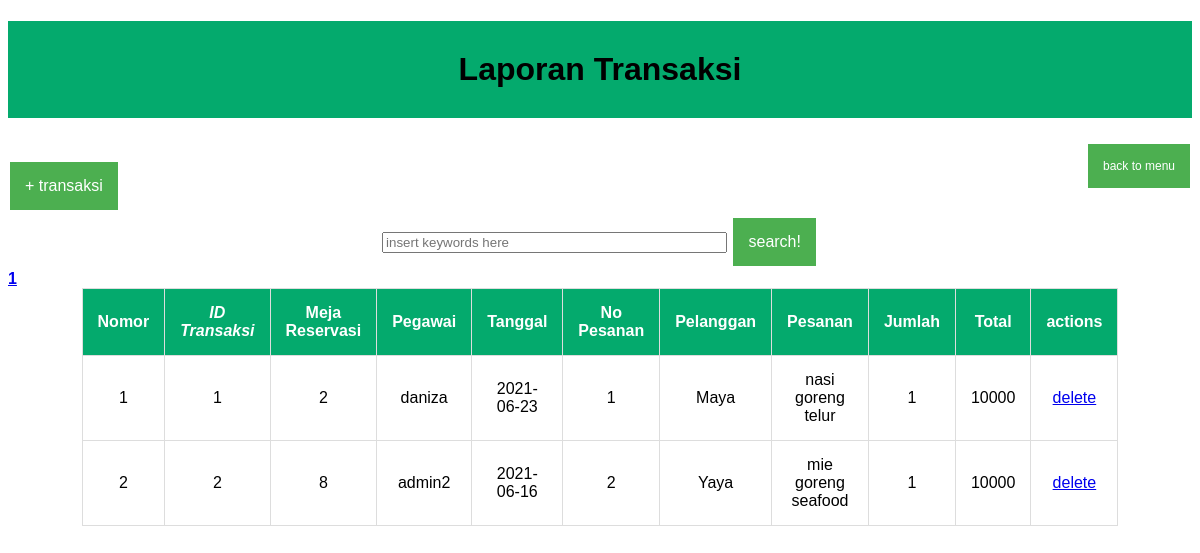
The page /transaksi.php (signed in) on the database its author committed.
### tables this page shows
CREATE TABLE `transaksi` (
  `id_transaksi` int(10) NOT NULL,
  `id_reservasi` int(10) NOT NULL,
  `id_user` int(10) NOT NULL,
  `tanggal` date NOT NULL,
  `no_pesanan` int(20) NOT NULL,
  `id_customer` int(10) NOT NULL,
  `id_menu` int(10) NOT NULL,
  `jumlah` int(20) NOT NULL,
  `total` int(20) NOT NULL
);

CREATE TABLE `reservasi` (
  `id_reservasi` int(10) NOT NULL,
  `no_meja` int(10) NOT NULL
);

CREATE TABLE `user` (
  `id_user` int(10) NOT NULL,
  `username` varchar(20) NOT NULL,
  `password` varchar(250) NOT NULL,
  `jabatan` varchar(20) NOT NULL
);

CREATE TABLE `customer` (
  `id_customer` int(10) NOT NULL,
  `nama_customer` varchar(20) NOT NULL,
  `no_hp` int(20) NOT NULL,
  `no_pesanan` int(20) NOT NULL
);

CREATE TABLE `menu` (
  `id_menu` int(10) NOT NULL,
  `kategori_menu` varchar(20) NOT NULL,
  `nama_menu` varchar(20) NOT NULL,
  `image` varchar(100) NOT NULL,
  `harga` int(20) NOT NULL
);

### functions.php (called while the page is built, shortened)
<?php
$conn = mysqli_connect("localhost","root", "","sirestoran");
function query($query) {
  global $conn;
  $result = mysqli_query($conn, $query);
  $rows = [];
  while ($row = mysqli_fetch_assoc($result)) {
    $rows[] = $row;
  }
  return $rows;
}
?>

### transaksi.php (the view, shortened to what this page needs)
<?php
require 'functions.php';
$jumlahdataperhalaman = 5;
$jumlahdata = count(query("SELECT * FROM transaksi"));
$jumlahhalaman = ceil($jumlahdata / $jumlahdataperhalaman);
$halamanaktif = (isset ($_GET["halaman"]) ) ? $_GET["halaman"] : 1 ;
$awaldata = ($jumlahdataperhalaman * $halamanaktif ) - $jumlahdataperhalaman;
$transaksi = query("SELECT * FROM transaksi
                            INNER JOIN reservasi ON transaksi.id_reservasi = reservasi.id_reservasi
                            INNER JOIN user ON transaksi.id_user = user.id_user
                            INNER JOIN customer ON transaksi.no_pesanan = customer.no_pesanan
                            INNER JOIN menu ON transaksi.id_menu = menu.id_menu
                            ORDER BY id_transaksi ASC LIMIT $awaldata, $jumlahdataperhalaman
                            ");
?>
<!DOCTYPE html>
<html lang="en">
<head>
    <link rel="stylesheet" href="style-home.css">
    <link rel="stylesheet" href="read.css">
</head>
<body>
<div class="container3">
<h1>Laporan Transaksi</h1>
    <a  href="home.html" class ="button1"> back to menu </a><br>
    <a href="tambahtran.php" class ="button"> + transaksi </a><br>
    <form align="center" action="" method="post">
        <input type="text" class="input"  name="keywordtransaksi" size="40" autofocus placeholder="insert keywords here" autocomplete="off">
        <button type="submit" class="button" name="searchtransaksi">search!</button>
        <br>
    </form>
    <?php for($i=1; $i<=$jumlahhalaman; $i++) : ?>
        <?php if($i == $halamanaktif) : ?>
            <a href="?halaman= <?= $i;  ?>" style="font-weight :bold;
            "> <?= $i; ?> </a>
        <?php else : ?>
            <a href="?halaman= <?= $i;  ?>"> <?= $i; ?> </a>
        <?php endif; ?>
    <?php endfor; ?>
    <table align="center" border="1" >
    <tr>
        <th>Nomor</th>
        <th><i>ID Transaksi</i></th>
        <th>Meja Reservasi</th>
        <th> Pegawai</th>
        <th> Tanggal</th>
        <th> No Pesanan</th>
        <th> Pelanggan </th>
        <th> Pesanan</th>
        <th> Jumlah</th>
        <th> Total</th>
        <th>actions</th>
    </tr>
    <?php $i = 1; ?>
    <?php foreach($transaksi as $data) : ?>
    <tr>
    <td> <?= $i; ?></td>
    <td><?= $data["id_transaksi"] ?></td>
    <td><?= $data["no_meja"] ?> </td>
    <td><?= $data["username"] ?> </td>
    <td><?= $data["tanggal"] ?> </td>
    <td><?= $data["no_pesanan"] ?> </td>
    <td><?= $data["nama_customer"] ?> </td>
    <td><?= $data["nama_menu"] ?> </td>
    <td><?= $data["jumlah"] ?> </td>
    <td><?= $data["total"] ?> </td>
    <td>
        <a href="hapustrans.php?id_transaksi=<?= $data["id_transaksi"]; ?>"onclick="return confirm('apakan anda yakin akan menghapus data?');">delete </a>
    </td>
    </tr>
    <?php $i++; ?>
        <?php endforeach; ?>
    </table>
</body>
<footer>
<br><br><br><br>
</footer>
</html>

### style-home.css (style rules this page uses)
body { font-family: 'Arial'; color: #000; }
.container3 h1 { background-color: #04AA6D; text-align: center; padding: 30px; font-family : Arial; }
.button { background-color: #4CAF50; border: none; color: white; padding: 15px 15px; text-align: center; text-decoration: none; display: inline-block; font-size: 12px; margin: 4px 2px; cursor: pointer; }
table, td, th { border: 1px solid #ddd; text-align: left; }
table { border-collapse: collapse; width: 100%; }
th, td { padding: 15px; }
th { background-color: #04AA6D; color: white; }
.button { background-color: #4CAF50; border: none; color: white; text-align: center; text-decoration: none; display: inline-block; font-size: 16px; margin: 4px 2px; cursor: pointer; }

### read.css (style rules this page uses)
.container3 h1 { background-color: #04AA6D; text-align: center; padding: 30px; font-family : Arial; }
.button { background-color: #4CAF50; border: none; color: white; padding: 15px 15px; text-align: center; text-decoration: none; display: inline-block; font-size: 12px; margin: 4px 2px; cursor: pointer; }
.button1 { background-color: #4CAF50; border: none; color: white; padding: 15px 15px; text-align: center; text-decoration: none; display: inline-block; font-size: 12px; margin: 4px 2px; cursor: pointer; float: right; }
table, td, th { border: 1px solid #ddd; text-align: center; }
table { border-collapse: collapse; width: 50%; }
th, td { padding: 15px; }
th { background-color: #04AA6D; color: white; }
.button { background-color: #4CAF50; border: none; color: white; text-align: center; text-decoration: none; display: inline-block; font-size: 16px; margin: 4px 2px; cursor: pointer; }

### rows shown on the page
transaksi: id_transaksi "1", id_reservasi.no_meja "2", id_user.username "daniza", tanggal "2021-06-23", id_customer.no_pesanan "1", id_customer.nama_customer "Maya", id_menu.nama_menu "nasi goreng telur", jumlah "1", total "10000"
transaksi: id_transaksi "2", id_reservasi.no_meja "8", id_user.username "admin2", tanggal "2021-06-16", id_customer.no_pesanan "2", id_customer.nama_customer "Yaya", id_menu.nama_menu "mie goreng seafood", jumlah "1", total "10000"
